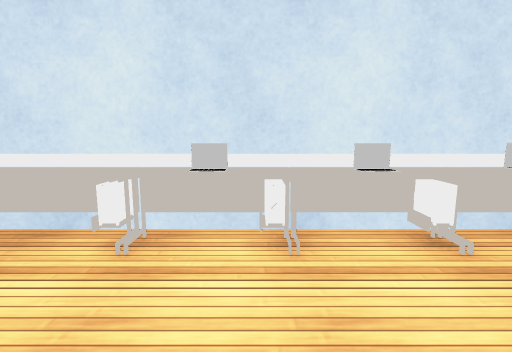
[1] (above)

18 first-person views from a walk through a 3-D level made in the Unity game engine. The camera is 1.2 m above the floor, tilts 8° down and sees 85° across. Doors are open. The floor is counted in squares, 0.5 m on a side. Each view is taken from the middle of a square. On the plan, view 1 faces up. The plan holds only what a view shows up to about 18 squares ahead; the rest is blank. Some surface patterns are stand-ins.

[2]
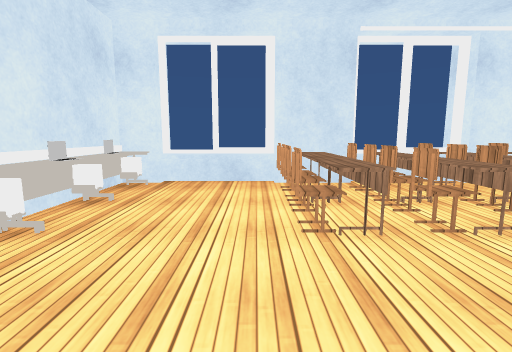

[3]
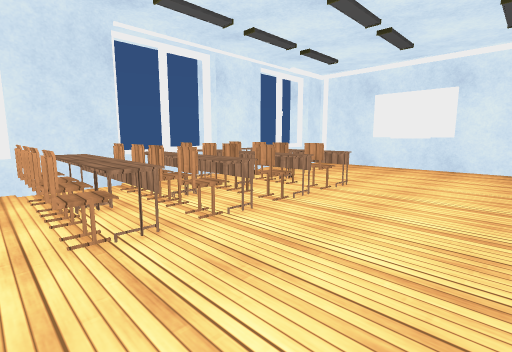

[4]
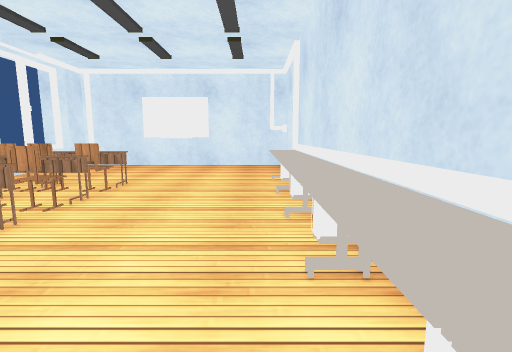

[5]
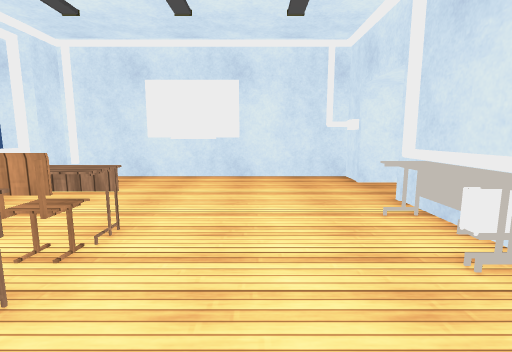

[6]
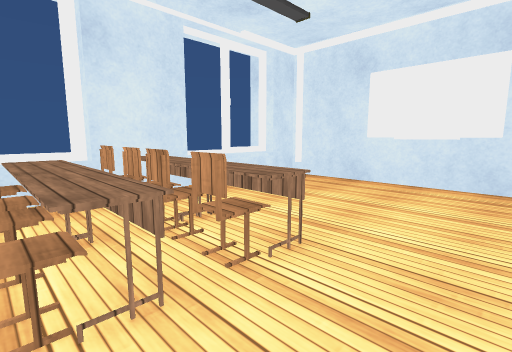

[7]
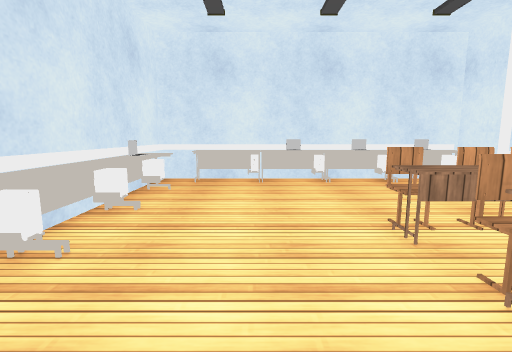

[8]
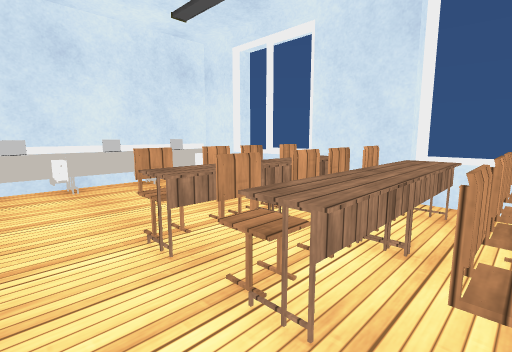

[9]
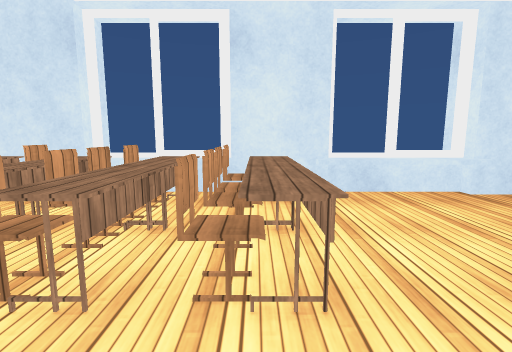

[10]
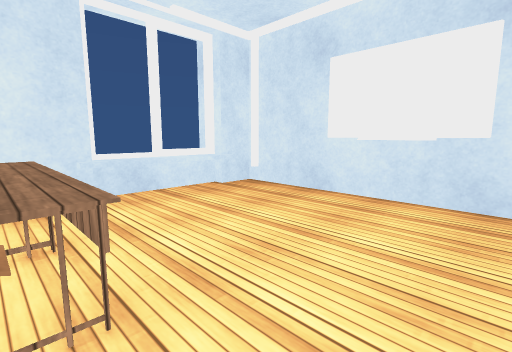

[11]
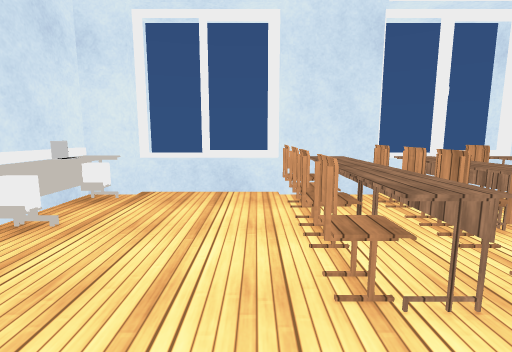

[12]
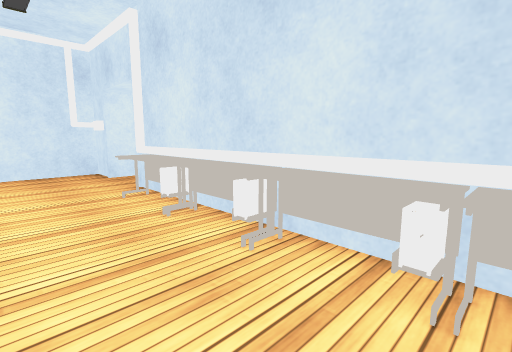

[13]
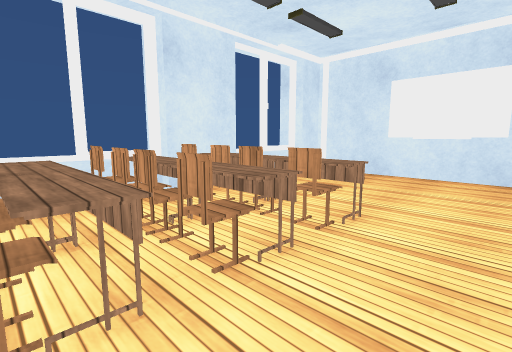

[14]
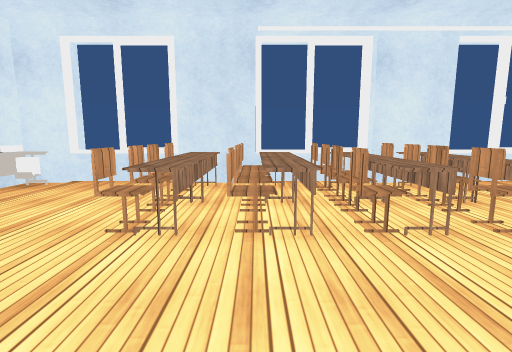

[15]
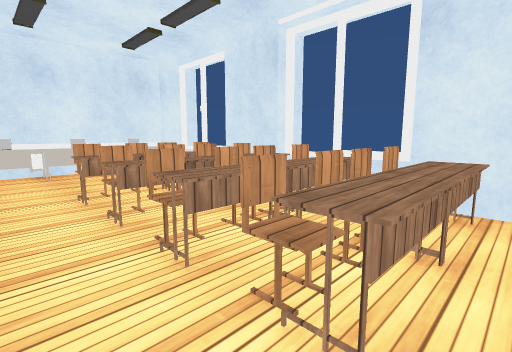

[16]
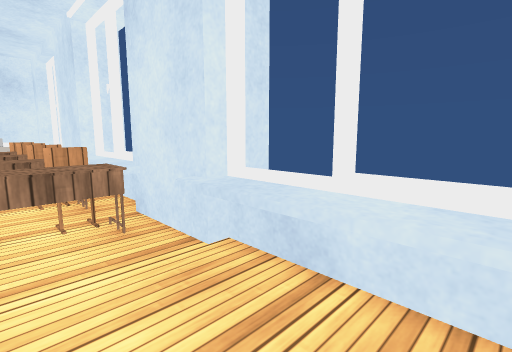

[17]
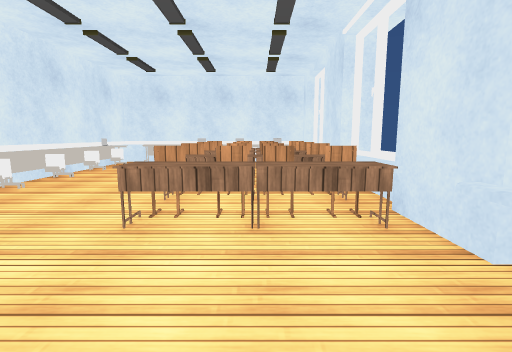

[18]
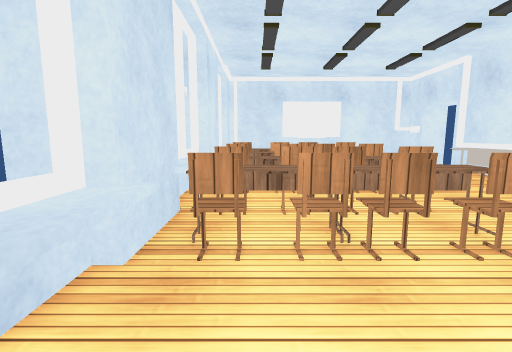

### Floor plan
Key: @ floor where view 1 was taken; # wall or solid block; . floor; D open door; = window, fence, low wall or low ledge; ^ raised ledge; L laptop; C chair; T table; O other object.
Columns run from 10 left of view 1 to 10 right of it. Each row starts with its distance up from view 1.
  7  ###################
  6  #= ^^^^^L^^LL^^L^^#
  5  #=.^^^^^.^^^^^^=^^##
  4  #=...............^^
  3  #^^..............^^
  2  #LL..............^^
  1  #^L..............^^
  0  #^^......@.......^^
 -1  #^^.......CCCCCCC=##
 -2  #^^.......TTTTTTT##
 -3  #^^......TTTTTTTT #
 -4  #^^.......C.C.CCC #
 -5  #^^.......T.O.TTT^##
 -6  #^^......TTTTTTTT^^
 -7  #^^.......TTTTTTT^^
 -8  #^^.......CCCCC.C^^
 -9  #^^......TTTTTTTT^^
-10  #^^.......TTTTTTT^^
-11  #^^.......CCCCCCC=##
-12  #^^......TTTTTTTT##
-13  #^^.......TTTTTTT##
-14  #^^..............##
-15  #=...............^##
-16  ##...............^^
-17  D................^^
-18  D................^^
-19  D................^^
-20  .................^^
-21 ###...............=##
-22  ##...............##
-23   ##################

Where each view was taken, in squares from view 1:
view 1: 0 up, 0 right, facing up
view 2: 0 up, 6 left, facing right
view 3: 0 up, 6 left, facing down-right
view 4: 1 up, 6 left, facing down
view 5: 6 down, 3 left, facing down
view 6: 8 down, 3 left, facing down-right
view 7: 9 down, 3 left, facing up
view 8: 8 down, 2 left, facing up-right
view 9: 12 down, 3 left, facing right
view 10: 12 down, 3 left, facing down-right
view 11: 0 up, 3 left, facing right
view 12: 3 down, 3 left, facing down-left
view 13: 5 down, 3 left, facing down-right
view 14: 5 down, 6 left, facing right
view 15: 14 down, 2 left, facing up-right
view 16: 20 down, 5 right, facing up-right
view 17: 20 down, 4 right, facing up
view 18: 4 up, 6 right, facing down
